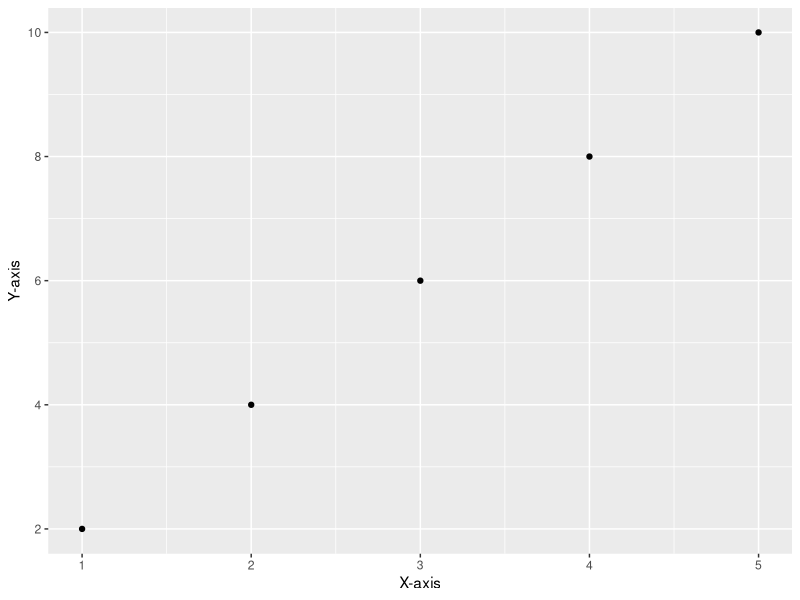

This chart was generated by the following R code:
# Load the ggplot2 library
library(ggplot2)

# Create data points
x <- c(1, 2, 3, 4, 5)
y <- c(2, 4, 6, 8, 10)

data <- data.frame(x = x, y = y)

ggplot(data, aes(x = x, y = y)) +
  geom_point() +
  xlab('X-axis') +
  ylab('Y-axis')
